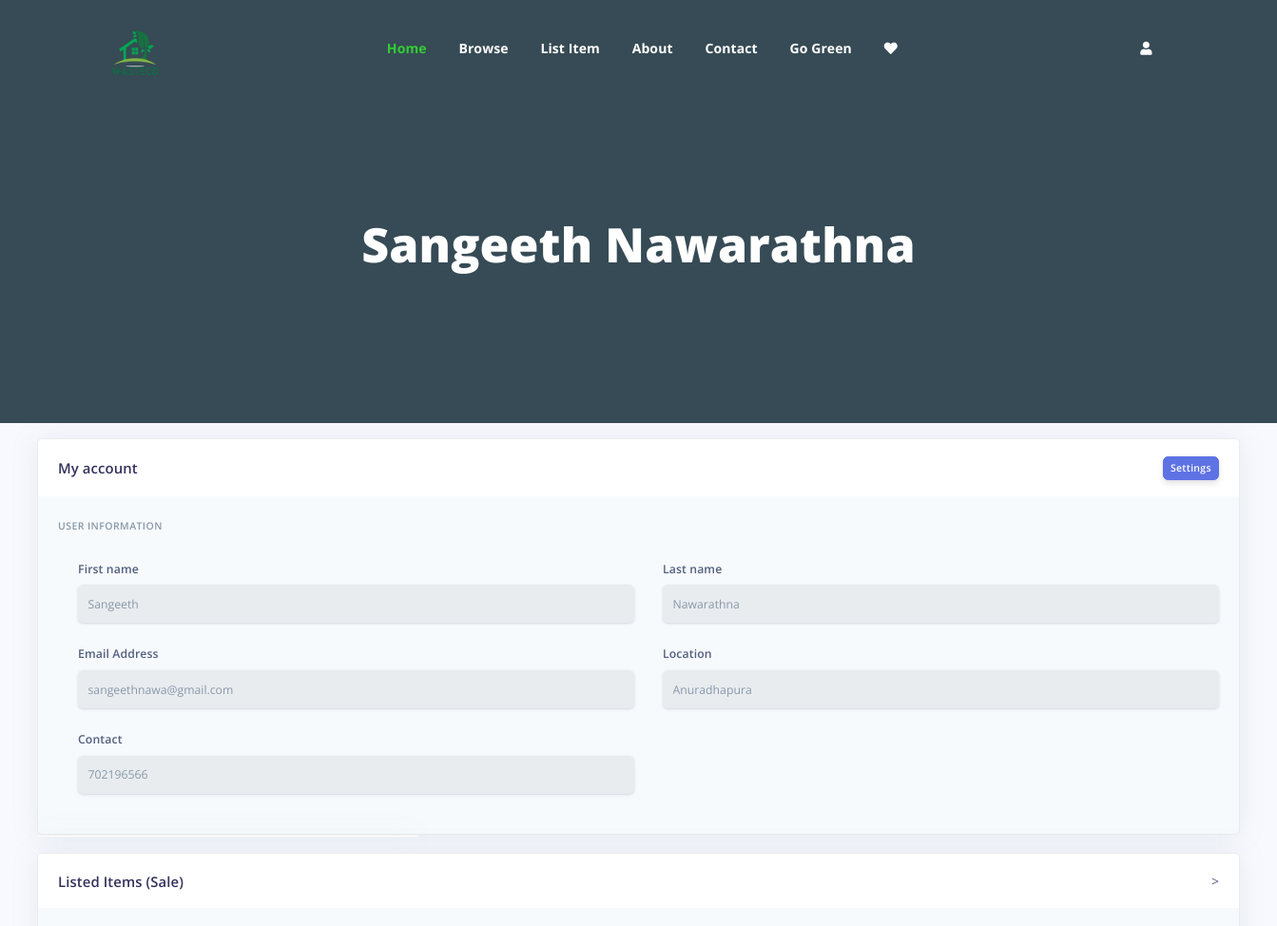
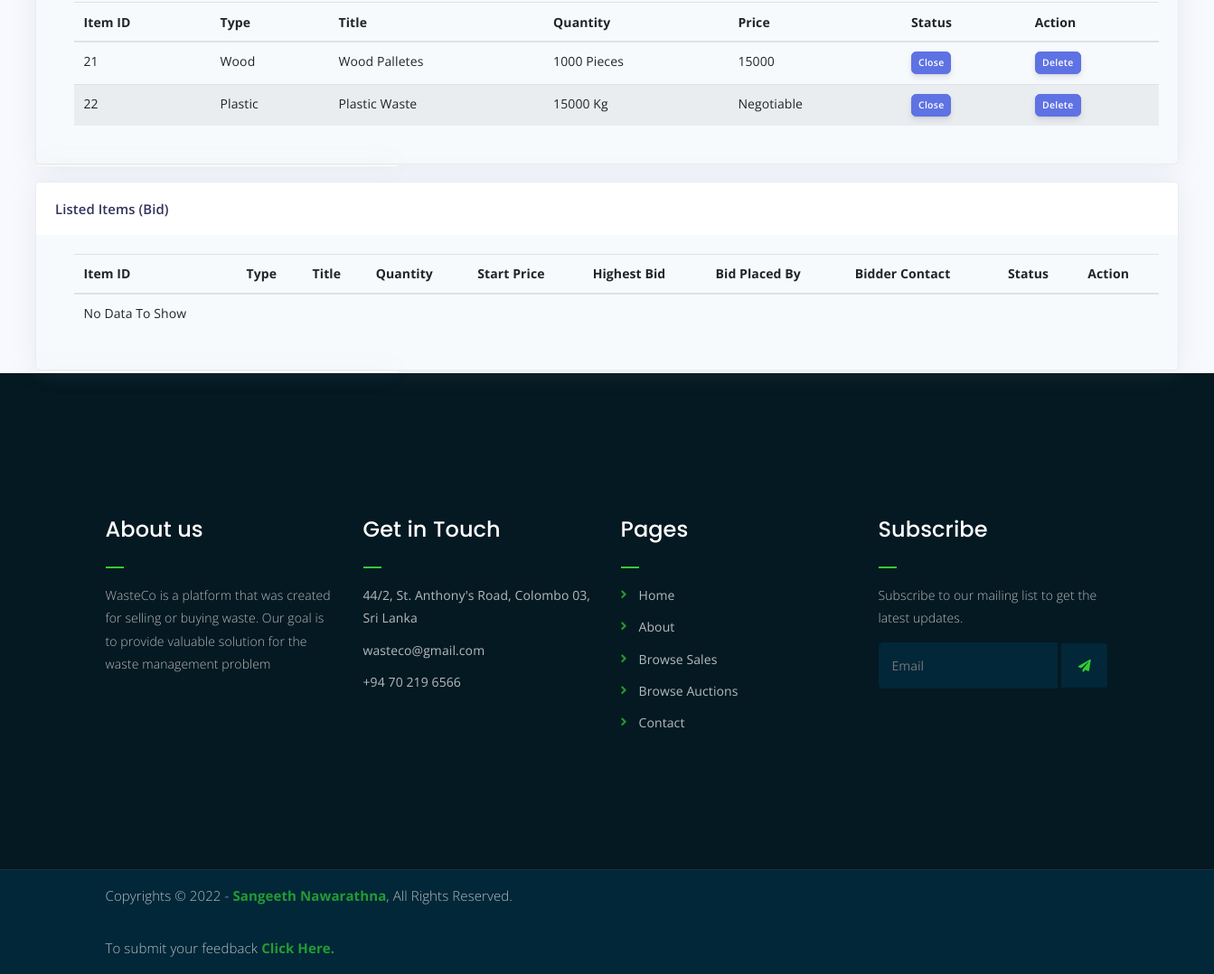
/user.php (signed in), run on the app's committed database (2 pictures, top to bottom).
### tables this page shows
CREATE TABLE `user` (
  `userID` int(11) NOT NULL,
  `name` varchar(50) NOT NULL,
  `password` varchar(50) NOT NULL,
  `location` varchar(50) NOT NULL,
  `contact` int(11) NOT NULL,
  `email` varchar(50) NOT NULL
);

CREATE TABLE `sellp` (
  `sellID` int(11) NOT NULL,
  `date` date DEFAULT NULL,
  `title` varchar(30) NOT NULL,
  `type` varchar(20) NOT NULL,
  `qty` varchar(12) DEFAULT NULL,
  `image` varchar(100) DEFAULT NULL,
  `detail` varchar(1000) DEFAULT NULL,
  `location` varchar(50) DEFAULT NULL,
  `email` varchar(50) NOT NULL,
  `sellerID` int(11) DEFAULT NULL,
  `sellerName` varchar(50) DEFAULT NULL,
  `price` varchar(11) DEFAULT NULL,
  `contact` int(15) NOT NULL,
  `status` varchar(10) NOT NULL
);

### user.php (the view, shortened to what the rows shown need)
<?php
if (empty($_SESSION['email'])) {
    header('Location:login.php');
} else {
    $con = mysqli_connect("localhost:3306", "root", "", "wasteco");
    $email = $_SESSION['email'];
    $sql = $sql = "SELECT * FROM `user` WHERE `email`='" . $email . "'";
    $result = mysqli_query($con, $sql);
    $row = mysqli_fetch_row($result);
    $fullname = $row[1];
    $strarray = explode(" ", $row[1]);
    $firstname = $strarray[0];
    $secondname = $strarray[1];
    $location = ucfirst($row[3]);
    $contact = $row[4];
    $sql3 = "SELECT * FROM sellp WHERE `email`='" . $email . "'";
    $result3 = mysqli_query($con, $sql3);
}
?>
<!DOCTYPE html>
<html lang="en">
<head>
    <link rel="stylesheet" href="assets/css/all.min.css">
    <link rel="stylesheet" href="assets/bootstrap/css/bootstrap.min.css">
    <link rel="stylesheet" href="assets/css/owl.carousel.css">
    <link rel="stylesheet" href="assets/css/magnific-popup.css">
    <link rel="stylesheet" href="assets/css/animate.css">
    <link rel="stylesheet" href="assets/css/meanmenu.min.css">
    <link rel="stylesheet" href="assets/css/main.css">
    <link rel="stylesheet" href="assets/css/responsive.css">
    <link rel="stylesheet" href="assets/css/user.css">
</head>
<body>
<div class="breadcrumb-section breadcrumb-bg">
    <div class="container">
        <div class="row">
            <div class="col-lg-8 offset-lg-2 text-center">
                <div class="breadcrumb-text">
                    <h1><?php echo $fullname ?></h1>
                </div>
            </div>
        </div>
    </div>
</div>
<div class="main-content pt-100">
    <div class="container-fluid mt--7">
        <div class="row">
            <div class="col-xl-12 order-xl-1">
                <div class="card bg-secondary shadow">
                    <div class="card-body">
                        <form action="#" method="post">
                            <div class="pl-lg-4">
                                <div class="row">
                                    <div class="col-lg-6">
                                        <div class="form-group focused">
                                            <label class="form-control-label" for="input-first-name">First
                                                name</label>
                                            <input type="text" id="input-first-name"
                                                   class="form-control form-control-alternative"
                                                   placeholder="First name" value="<?php echo $firstname ?>" disabled>
                                        </div>
                                    </div>
                                    <div class="col-lg-6">
                                        <div class="form-group focused">
                                            <label class="form-control-label" for="input-last-name">Last
                                                name</label>
                                            <input type="text" id="input-last-name"
                                                   class="form-control form-control-alternative"
                                                   placeholder="Last name"
                                                   value="<?php echo $secondname ?>" disabled>
                                        </div>
                                    </div>
                                </div>
                                <div class="row">
                                    <div class="col-lg-6">
                                        <div class="form-group focused">
                                            <label class="form-control-label" for="input-location">Location</label>
                                            <input type="text" id="input-loaction"
                                                   class="form-control form-control-alternative"
                                                   placeholder="Location"
                                                   value="<?php echo $location ?>" disabled>
                                        </div>
                                    </div>
                                </div>
                                <div class="row">
                                    <div class="col-lg-6">
                                        <div class="form-group focused">
                                            <label class="form-control-label"
                                                   for="input-contact">Contact</label>
                                            <input type="text" id="input-contact"
                                                   class="form-control form-control-alternative"
                                                   placeholder="Contact" value="<?php echo $contact ?>" disabled>
                                        </div>
                                    </div>
                                </div>
                            </div>
                        </form>
                    </div>
                </div>
            </div>
        </div>
    </div>
</div>
<div class="main-content pt-100">
    <div class="container-fluid mt--7">
        <div class="row">
            <div class="col-xl-12 order-xl-1">
                <div class="card bg-secondary shadow">
                    <div class="card-body">
                        <div class="pl-lg-4">
                            <div class="row">
                                <div class="col-lg-12">
                                    <div class="form-group focused">
                                        <table class="table table-striped">
                                            <thead>
                                            <tr>
                                                <th scope="col">Item ID</th>
                                                <th scope="col">Type</th>
                                                <th scope="col">Title</th>
                                                <th scope="col">Quantity</th>
                                                <th scope="col">Price</th>
                                                <th scope="col">Status</th>
                                                <th scope="col">Action</th>
                                            </tr>
                                            </thead>
                                            <tbody>
                                            <tr>
                                                <?php
                                                if (mysqli_num_rows($result3) > 0) {
                                                foreach ($result3
                                                as $row3) {
                                                ?>
                                            <tr>
                                                <td><?php echo $row3['sellID']; ?></td>
                                                <td><?php echo ucfirst($row3['type']); ?></td>
                                                <td><?php echo $row3['title']; ?></td>
                                                <td><?php echo $row3['qty']; ?></td>
                                                <td><?php echo $row3['price']; ?></td>
                                                <td>
                                                    <form action="ActionRemoveSale.php" method="post">
                                                        <?php if ($row3['status'] == 'open') { ?>
                                                            <button type="submit" class="btn btn-sm btn-primary"
                                                                    name="close"
                                                                    onclick="return confirm('Are you sure you want to close this listing?');">
                                                                Close
                                                            </button><?php } ?>
                                                    </form>
                                                </td>
                                                <td>
                                                    <form action="ActionItemDelete.php" method="post">
                                                        <button type="submit" class="btn btn-sm btn-primary"
                                                                name="deleteList"
                                                                onclick="return confirm('Are you sure you want to delete this listing?');">
                                                            Delete
                                                        </button>
                                                    </form>
                                                </td>
                                            </tr>
                                            <?php
                                            }
                                            } else {
                                                ?>
                                                <tr>
                                                    <td>No Data To Show</td>
                                                </tr>
                                                <?php
                                            }
                                            ?>
                                            </tr>
                                            </tbody>
                                        </table>
                                    </div>
                                </div>
                            </div>
                        </div>
                    </div>
                </div>
            </div>
        </div>
    </div>
</div>
<div class="main-content pt-100">
    <div class="container-fluid mt--7">
        <div class="row">
            <div class="col-xl-12 order-xl-1">
                <div class="card bg-secondary shadow">
                    <div class="card-body">
                        <div class="pl-lg-4">
                            <div class="row">
                                <div class="col-lg-12">
                                    <div class="form-group focused">
                                        <table class="table table-striped">
                                            <thead>
                                            <tr>
                                                <th scope="col">Item ID</th>
                                                <th scope="col">Type</th>
                                                <th scope="col">Title</th>
                                                <th scope="col">Quantity</th>
                                                <th scope="col">Start Price</th>
                                                <th scope="col">Highest Bid</th>
                                                <th scope="col">Bid Placed By</th>
                                                <th scope="col">Bidder Contact</th>
                                                <th scope="col">Status</th>
                                                <th scope="col">Action</th>
                                            </tr>
                                            </thead>
                                        </table>
                                    </div>
                                </div>
                            </div>
                        </div>
                    </div>
                </div>
            </div>
        </div>
    </div>
</div>
<?php
include './templates/footer.php';
?>
</body>
</html>

### data on the page
user: name "Sangeeth Nawarathna", name "Sangeeth", name "Nawarathna", location "Anuradhapura", contact "702196566"
sellp: sellID "21", type "Wood", title "Wood Palletes", qty "1000 Pieces", price "15000"
sellp: sellID "22", type "Plastic", title "Plastic Waste", qty "15000 Kg", price "Negotiable"
